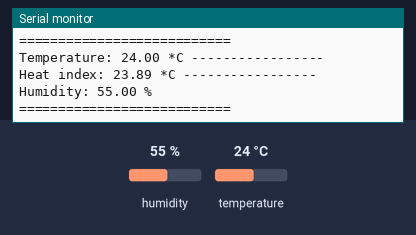
Bench run of a sketch on a simulated Arduino Uno, built with avr-gcc and run on an emulated ATmega328P. Parts: the last lines printed to the serial monitor. The test bench sets the inputs (shaded band); at power-on: humidity 55 %, temperature 24 °C.

Above: at 4.8 s.
4.9 s: humidity set to 22 %
At 7.5 s:
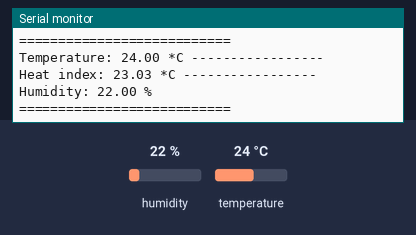
7.9 s: temperature set to 12 °C
At 9.1 s:
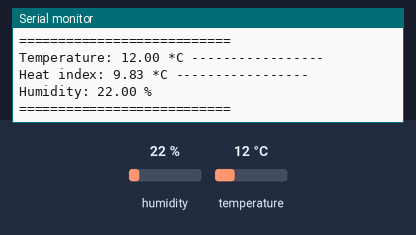
10.9 s: humidity set to 40 %
At 13.5 s:
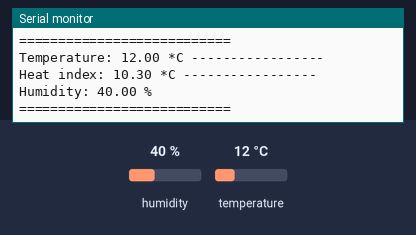
Timing chart, 0 to 15.0 s (numbered marks = the images above; inputs shaded):
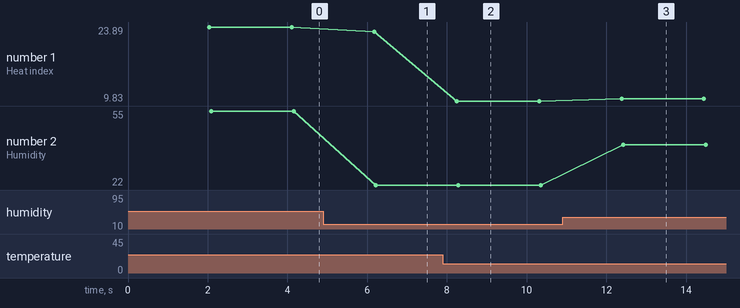

Measured:
- after the input at 4.9 s, the serial monitor: prints a new line after 1.3 s (image 1)
- after the input at 7.9 s, the serial monitor: prints a new line after 0.30 s (image 2)
- after the input at 10.9 s, the serial monitor: prints a new line after 1.5 s (image 3)
- plotted number 1: 23.89 → 23.03 after the input at 4.9 s, 23.03 → 9.83 after the input at 7.9 s, 9.83 → 10.3 after the input at 10.9 s
- plotted number 2: 55 → 22 after the input at 4.9 s, 22 → 40 after the input at 10.9 s

The sketch:

DHT22.ino
```cpp
#include "DHT.h" // DHT library develloped by adafruit

#define DHTPIN 4     // what digital pin we're connected to
#define DHTTYPE DHT22   // DHT 22  (AM2302)

int freq =2000;

DHT dht(DHTPIN, DHTTYPE);
/*creating an object using the classes already develloped by adafrruit that takes two parameters.
 *first parameter is the data pin number.
 * second parameter is the sensor type.*/


void setup() {
  Serial.begin(9600);
  Serial.println("IOTBOX Dev testing DHT22 ");

  dht.begin();
}

void loop() {

  delay(freq );// fdemand uence de mesure

  Serial.print("Temperature: ");
  Serial.print(data("c"));
  Serial.print(" *C ");
  Serial.println("-----------------");

  Serial.print("Heat index: ");
  Serial.print(data("hic"));
  Serial.print(" *C ");
  Serial.println("-----------------");

  Serial.print("Humidity: ");
  Serial.print(data("h"));
  Serial.println(" % ");
  Serial.println("===========================");
}

float data(String demand )
{
  float h = dht.readHumidity(); // read humidity as %rh
  float t = dht.readTemperature(); // Read temperature as Celsius

  /*float f = dht.readTemperature(true);*/

  float hic = dht.computeHeatIndex(t, h, false); // Compute heat index in Celsius (isFahreheit = false)

  if (isnan(h) || isnan(t)) {
    Serial.println("Failed to read from DHT sensor!");  // Check if any reads failed and exit early (to try again).
    return;
  }
  if(demand  =="c"){
    return t;//return Cilsus
  }else if(demand  =="h"){
    return h;// return humidity
  }else if(demand  =="hic"){
    return hic;// return heat index in Cilsus
  }else{
    return 0.000;// if no demand est found, retun 0.000
  }

}
```
